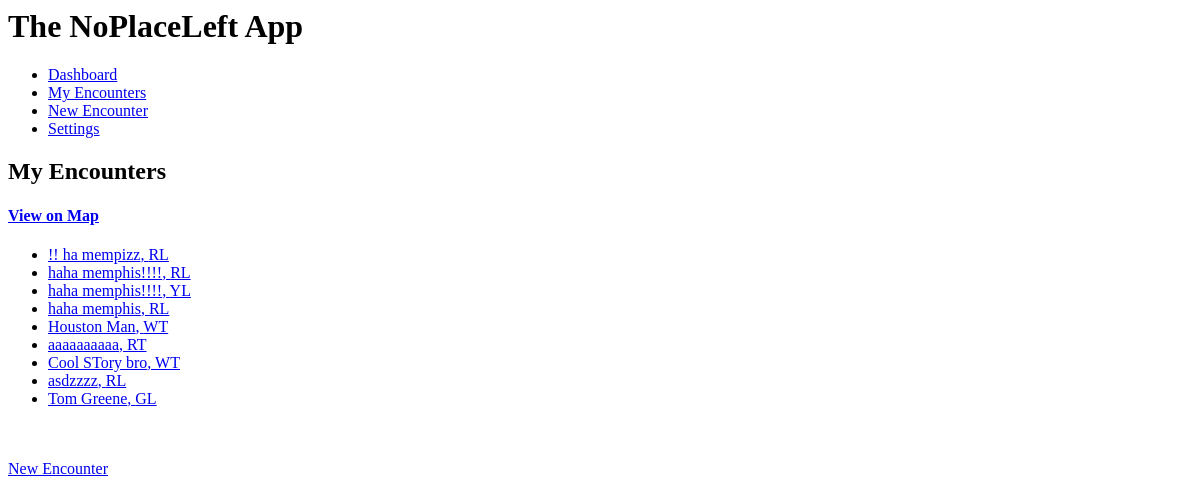
The page /npl/my_encounters/list/ (signed in) on the database as committed earlier.
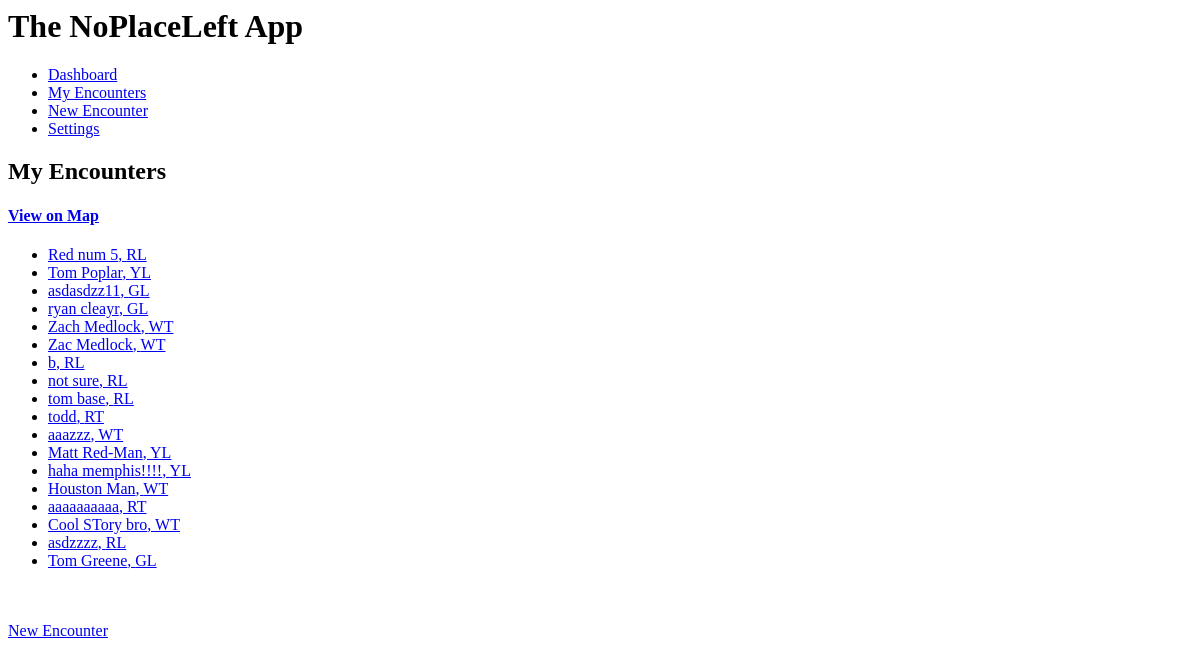
The same page on the database as committed later.
### npl/models.py (models this page shows)
class Encounter(models.Model):
    laborer = models.ForeignKey(Laborer, on_delete=models.CASCADE)
    name = models.CharField(max_length=40)
    action_prayer = models.BooleanField(default=False)
    action_testimony = models.BooleanField(default=False)
    action_gospel = models.BooleanField(default=False)
    phone_number = models.IntegerField(blank=True, null=True)
    response = models.CharField(max_length=2, choices=MINISTRY_RESPONSES)
    response_description = models.CharField(max_length=40, null=True)
    notes = models.TextField(blank=True)
    date_time = models.DateTimeField(blank=True)
    is_oikos = models.BooleanField(default=False)
    street_address_number = models.CharField(max_length=10, blank=True, null=True)
    street_address_name = models.CharField(max_length=50, blank=True, null=True)
    apt_or_unit = models.CharField(max_length=15, blank=True, null=True)
    city = models.CharField(max_length=50, blank=True, null=True)
    state = models.CharField(max_length=20, blank=True, null=True)
    zip = models.IntegerField(blank=True, null=True)
    lat = models.FloatField(blank=True, null=True)
    lng = models.FloatField(blank=True, null=True)
    full_address = models.CharField(max_length=300, blank=True, null=True)

### npl/views.py (the view)
# urls.py: path('my_encounters/list/', views.EncounterIndexList.as_view(), name='my_encounters'),
class EncounterIndexList(generic.ListView):
    template_name = 'npl/encounters.html'
    context_object_name = 'encounters_list'
    def get_queryset(self):
        my_encounters = get_my_encounters(self.request)
        return my_encounters.order_by('-date_time')

### npl/views.py (called while the page is built)
def get_laborer_id(request):
    user_id = request.user.id
    return Laborer.objects.get(user__id=user_id).id

def get_my_encounters(request):
    my_laborer_id = get_laborer_id(request)
    return Encounter.objects.filter(laborer_id=my_laborer_id)

### npl/templates/npl/encounters.html (shortened to what this page needs)
{% extends "base.html" %}
{% block content %}
{% if encounters_list %}
<h2>My Encounters</h2>
<h4><a href="{% url 'npl:my_encounters_map' %}">View on Map</a></h4>
<ul>
    {% for encounter in encounters_list %}
    <li>
        <a href="{% url 'npl:detail_encounter' encounter.id %}">
            {{encounter.name}}, {{encounter.response}}
        </a>
    </li>
    {% endfor %}
</ul>
{% else %}
<p>You haven't had any encounters yet!</p>
{% endif %}
<br />
<br />
<a href="{% url 'npl:new_encounter' %}">New Encounter</a>
{% endblock %}

### npl/templates/base.html (shortened to what this page needs)
<html>
<head>
</head>
{% if user.is_authenticated %}
<body>
    <h1>The NoPlaceLeft App</h1>
    <div id="sidebar">
        {% block sidebar %}
        <ul>
            <li><a href="{% url 'npl:dashboard' %}">Dashboard</a></li>
            <li><a href="{% url 'npl:my_encounters' %}">My Encounters</a></li>
            <li><a href="{% url 'npl:new_encounter' %}">New Encounter</a></li>
            <li><a href="{% url 'npl:settings' %}">Settings</a></li>
        </ul>
        {% endblock %}
    </div>
    <div id="content">
        {% block content %}{% endblock %}
    </div>
</body>
</html>
{% endif %}

Rows that differ between the two databases and show on the page:
removed Encounter: name "!! ha mempizz", response "RL"
removed Encounter: name "haha memphis!!!!", response "RL"
removed Encounter: name "haha memphis", response "RL"
added Encounter: name "Red num 5", response "RL"
added Encounter: name "Tom Poplar", response "YL"
added Encounter: name "asdasdzz11", response "GL"
added Encounter: name "ryan cleayr", response "GL"
added Encounter: name "Zach Medlock", response "WT"
added Encounter: name "Zac Medlock", response "WT"
added Encounter: name "b", response "RL"
added Encounter: name "not sure", response "RL"
added Encounter: name "tom base", response "RL"
added Encounter: name "todd", response "RT"
added Encounter: name "aaazzz", response "WT"
added Encounter: name "Matt Red-Man", response "YL"
